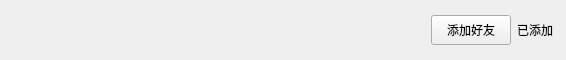
<?xml version="1.0" encoding="UTF-8"?>
<ui version="4.0">
 <class>ApplyFriendItem</class>
 <widget class="QWidget" name="ApplyFriendItem">
  <property name="geometry">
   <rect>
    <x>0</x>
    <y>0</y>
    <width>566</width>
    <height>60</height>
   </rect>
  </property>
  <property name="minimumSize">
   <size>
    <width>0</width>
    <height>60</height>
   </size>
  </property>
  <property name="maximumSize">
   <size>
    <width>16777215</width>
    <height>60</height>
   </size>
  </property>
  <property name="windowTitle">
   <string>Form</string>
  </property>
  <layout class="QHBoxLayout" name="horizontalLayout">
   <property name="spacing">
    <number>0</number>
   </property>
   <property name="leftMargin">
    <number>10</number>
   </property>
   <property name="topMargin">
    <number>0</number>
   </property>
   <property name="rightMargin">
    <number>0</number>
   </property>
   <property name="bottomMargin">
    <number>0</number>
   </property>
   <item>
    <widget class="QLabel" name="icon_lb">
     <property name="minimumSize">
      <size>
       <width>55</width>
       <height>55</height>
      </size>
     </property>
     <property name="maximumSize">
      <size>
       <width>55</width>
       <height>55</height>
      </size>
     </property>
     <property name="text">
      <string/>
     </property>
    </widget>
   </item>
   <item>
    <widget class="QWidget" name="widget" native="true">
     <layout class="QHBoxLayout" name="horizontalLayout_2">
      <property name="topMargin">
       <number>2</number>
      </property>
      <property name="bottomMargin">
       <number>2</number>
      </property>
      <item>
       <widget class="QWidget" name="widget_2" native="true">
        <property name="minimumSize">
         <size>
          <width>200</width>
          <height>0</height>
         </size>
        </property>
        <layout class="QVBoxLayout" name="verticalLayout">
         <property name="topMargin">
          <number>0</number>
         </property>
         <property name="bottomMargin">
          <number>0</number>
         </property>
         <item>
          <widget class="QLabel" name="user_name_lb">
           <property name="text">
            <string/>
           </property>
          </widget>
         </item>
         <item>
          <widget class="QLabel" name="user_chat_lb">
           <property name="text">
            <string/>
           </property>
          </widget>
         </item>
        </layout>
       </widget>
      </item>
      <item>
       <widget class="ClickedBtn" name="addBtn">
        <property name="minimumSize">
         <size>
          <width>80</width>
          <height>30</height>
         </size>
        </property>
        <property name="maximumSize">
         <size>
          <width>80</width>
          <height>30</height>
         </size>
        </property>
        <property name="text">
         <string>添加好友</string>
        </property>
       </widget>
      </item>
      <item>
       <widget class="QLabel" name="already_add_lb">
        <property name="minimumSize">
         <size>
          <width>40</width>
          <height>30</height>
         </size>
        </property>
        <property name="maximumSize">
         <size>
          <width>40</width>
          <height>30</height>
         </size>
        </property>
        <property name="text">
         <string>已添加</string>
        </property>
       </widget>
      </item>
     </layout>
    </widget>
   </item>
  </layout>
 </widget>
 <customwidgets>
  <customwidget>
   <class>ClickedBtn</class>
   <extends>QPushButton</extends>
   <header location="global">clickedbtn.h</header>
  </customwidget>
 </customwidgets>
 <resources/>
 <connections/>
</ui>
